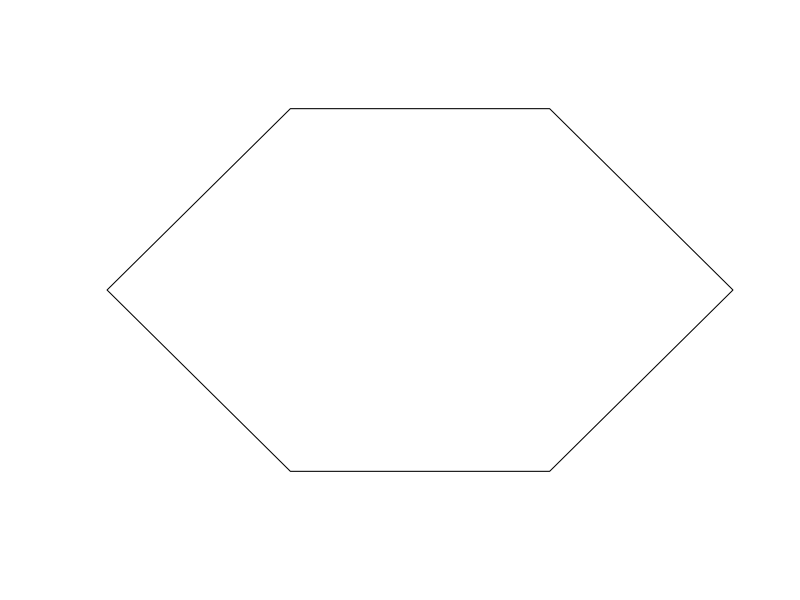

R code for this plot:
library('geosphere')
library('sp')

#Create a function to print squares of numbers in sequence.

new.point <- function(latlong,dist,angle) {   
    #c <- destPoint(cbind(tail(latlong[1], n=1),tail(latlong[2], n=1)), b=angle, d=dist*100, a=6378137, f=1/298.257223563)
    c <- geodesic(cbind(tail(latlong[1], n=1),tail(latlong[2], n=1)), azi=angle, d=dist*100, a=6378137, f=1/298.257223563)
    newlatlong <- c(c[1],c[2]) 
    #print(newlatlong)
    return(newlatlong)
}

lats.list <- function(latitudes,longitudes,dist,maxlat,lats_seq) {
    angle <- 90
    i <- 0
    repeat {
        if (i>6){i <- 0}
        i <- i + 1
        latlong <- c(tail(latitudes, n=1),tail(longitudes, n=1))
        p <- new.point(latlong,dist*lats_seq[i],angle)
        if (p[1] >= maxlat){
            break
         }
        latitudes <- c(latitudes,p[1])
        longigitudes <- c(longitudes,p[2])
        
     }
    return(latitudes)
    }


longs.list <- function(latitudes,longitudes,dist,maxlong,short_gap) {
    angle <- 180
    longid <- 0
    gap <- short_gap
    repeat {
        latlong <- c(tail(latitudes, n=1),tail(longitudes, n=1))
        p <- new.point(latlong,dist*gap,angle)
        if (p[2] <= maxlong){
            break
         }
        latitudes <- c(latitudes,p[1])
        longitudes <- c(longitudes,p[2])
        
     }
    return(longitudes)
}

hexagons <- function(minlat,maxlong,maxlat,minlong,dist) {
    #bbox <- c(113.338953078, -43.6345972634, 153.569469029, -10.6681857235)

    #minlat <- c(bbox[1])
    #minlong <- c(bbox[4])
    #dist <- 57
    #maxlat <- bbox[3]
    #maxlong <- bbox[2]
    lat_offset <- 4
    short_seg <- 0.7071
    long_seg <- 1
        

    cat('\n1/7 deriving horizontal longitude (latitude or y axis) lines\n')
    lats_seq <- c(long_seg,short_seg,short_seg,long_seg,short_seg,short_seg,long_seg)
    latslist <- lats.list(minlat,minlong,dist,maxlat,lats_seq)
    

    cat('\n2/7 deriving vertical longitude (longitude or x axis) lines\n')
    longslist <- longs.list(minlat,minlong,dist,maxlong,short_seg)
    

    cat('\n3/7 deriving intersection point data between horizontal (latitude or y axis) and vertical (longitude or x axis) lines\n')
    latslongslist <- expand.grid(latslist,longslist)
    colnames(latslongslist) <- c("latitude", "longitude")
    
    cat('\n4/7 deriving polygons from intersection points\n')
    top_left <- 1
    max_v <- length(latslist)
    #latslongslist[1]
    plist <- c(1,2,max_v+3,(max_v*2)+2,(max_v*2)+1,max_v)  
    plist <- plist + ((top_left+4)*2) 
    #vertex = [1+top_left, 2+top_left, max_v+3+top_left, (max_v*2)+2+top_left, (max_v*2)+1+top_left, max_v+top_left]
    poly_xy <- c(
    latslongslist[plist[1], 1],
    latslongslist[plist[1], 2], 
    latslongslist[plist[2], 1],
    latslongslist[plist[2], 2],
    latslongslist[plist[3], 1],
    latslongslist[plist[3], 2],
    latslongslist[plist[4], 1],
    latslongslist[plist[4], 2],
    latslongslist[plist[5], 1],
    latslongslist[plist[5], 2],
    latslongslist[plist[6], 1],
    latslongslist[plist[6], 2],
    latslongslist[plist[1], 1],
    latslongslist[plist[1], 2]
    )
    
    rem_lat <- max_v%%(lat_offset+4)
    if (rem_lat == 2 | rem_lat == 5 | rem_lat == 6 | rem_lat == 7){
            inc_by_rem <- TRUE
            inc_adj <- -4}
    if (rem_lat == 1 | rem_lat == 3){
            inc_by_rem <- TRUE
            inc_adj <- 0}
     if (rem_lat == 0 | rem_lat == 4){
            inc_by_rem <- FALSE
            inc_adj <- 0}
    print(inc_by_rem)
    print(inc_adj)
    
    poly_points <- matrix(poly_xy, ncol=2, byrow=TRUE)
    poly_x <- poly_xy[c(TRUE, FALSE)]
    poly_y <- poly_xy[c(FALSE, TRUE)]

    #area in square km
    print(areaPolygon(poly_points))

    print(centroid(poly_points))
    cent <- centroid(poly_points)

    print(perimeter(poly_points))
    isok <- point.in.polygon(cent[1],cent[2],poly_x,poly_y)
    print(isok) #1 result is ok
    rem_lat <- max_v%%(lat_offset+4)
    print(rem_lat)

    

    p = Polygon(poly_points)
    ps = Polygons(list(p),1)
    sps = SpatialPolygons(list(ps))
    plot(sps)
    print('the end')
}

hexagons(113.338953078, -43.6345972634, 153.569469029, -10.6681857235, 57)
